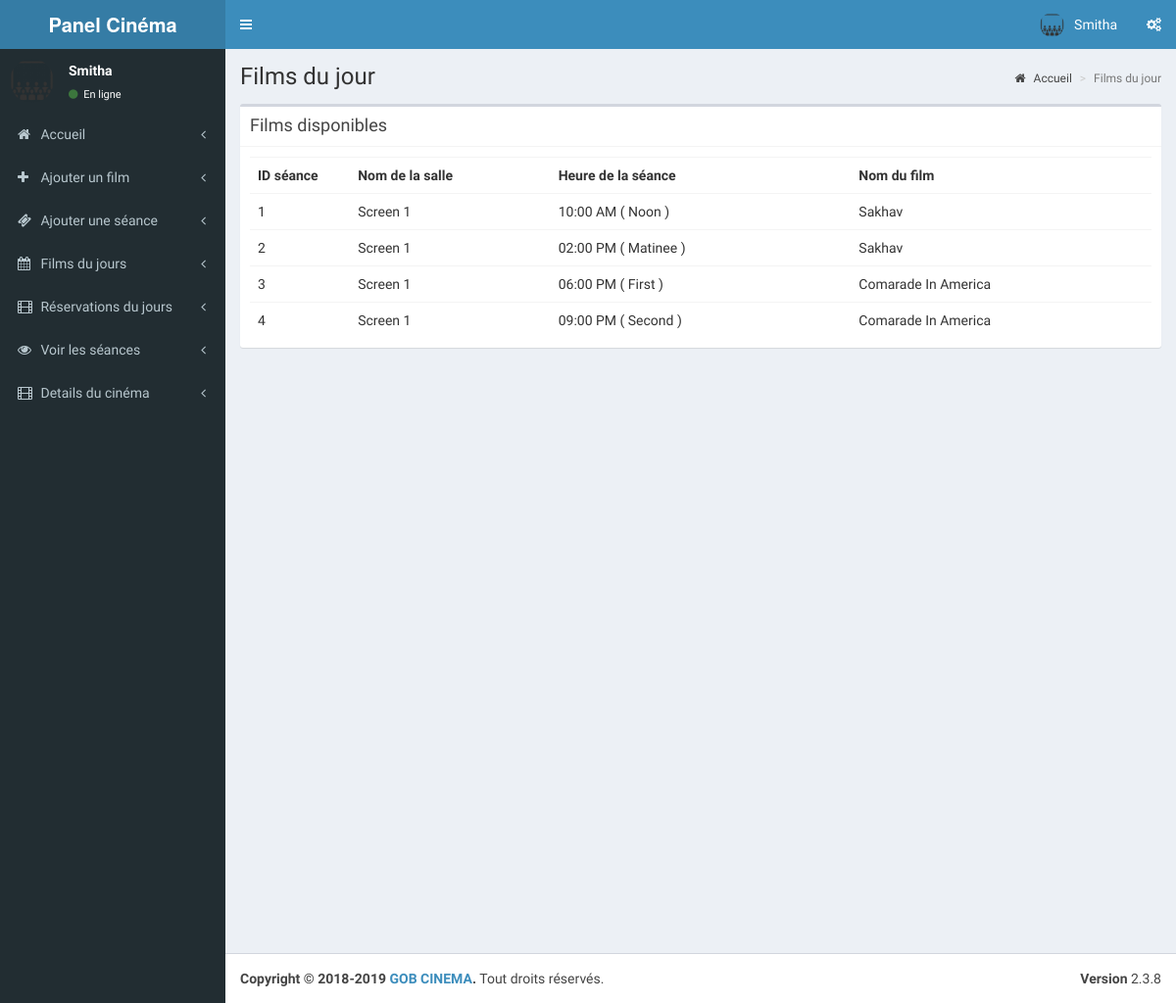
Page /cinema/pages/todays_shows.php (signed in) on the earlier database version.
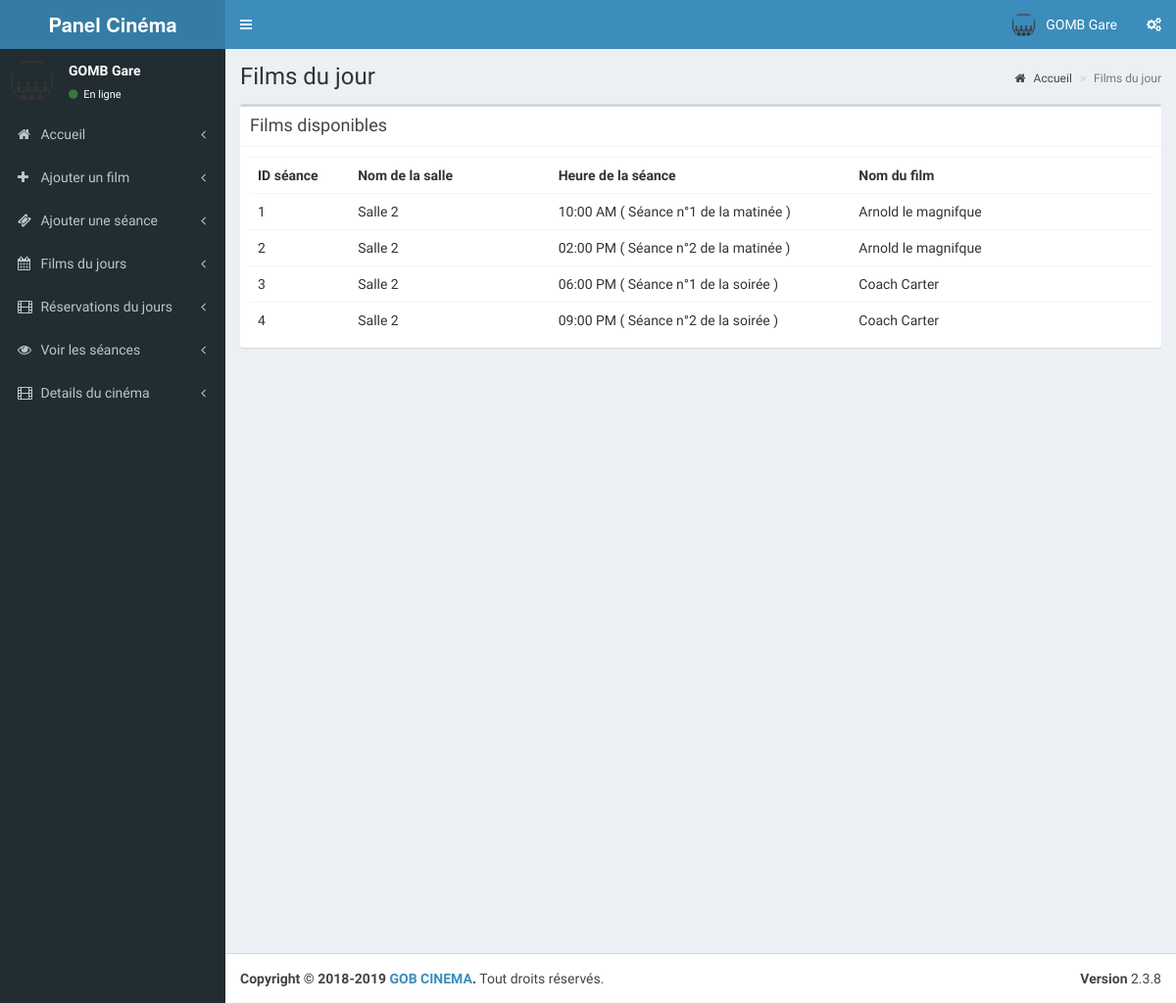
Same page on the later database version.
### tables this page shows
CREATE TABLE IF NOT EXISTS `tbl_theatre` (
  `id` int(11) NOT NULL AUTO_INCREMENT,
  `name` varchar(100) NOT NULL,
  `address` varchar(100) NOT NULL,
  `place` varchar(100) NOT NULL,
  `state` varchar(50) NOT NULL,
  `pin` int(11) NOT NULL,
  PRIMARY KEY (`id`)
);

CREATE TABLE IF NOT EXISTS `tbl_shows` (
  `s_id` int(11) NOT NULL AUTO_INCREMENT,
  `st_id` int(11) NOT NULL COMMENT 'show time id',
  `theatre_id` int(11) NOT NULL,
  `movie_id` int(11) NOT NULL,
  `start_date` date NOT NULL,
  `status` int(11) NOT NULL COMMENT '1 means show available',
  `r_status` int(11) NOT NULL,
  PRIMARY KEY (`s_id`)
);

CREATE TABLE IF NOT EXISTS `tbl_screens` (
  `screen_id` int(11) NOT NULL AUTO_INCREMENT,
  `t_id` int(11) NOT NULL COMMENT 'theatre id',
  `screen_name` varchar(110) NOT NULL,
  `seats` int(11) NOT NULL COMMENT 'number of seats',
  `charge` int(11) NOT NULL,
  PRIMARY KEY (`screen_id`)
);

CREATE TABLE IF NOT EXISTS `tbl_show_time` (
  `st_id` int(11) NOT NULL AUTO_INCREMENT,
  `screen_id` int(11) NOT NULL,
  `name` varchar(40) NOT NULL COMMENT 'noon,second,etc',
  `start_time` time NOT NULL,
  PRIMARY KEY (`st_id`)
);

CREATE TABLE IF NOT EXISTS `tbl_movie` (
  `movie_id` int(11) NOT NULL AUTO_INCREMENT,
  `t_id` int(11) NOT NULL COMMENT 'theatre id',
  `movie_name` varchar(100) NOT NULL,
  `cast` varchar(500) NOT NULL,
  `desc` varchar(1000) NOT NULL,
  `release_date` date NOT NULL,
  `image` varchar(200) NOT NULL,
  `video_url` varchar(200) NOT NULL,
  `status` int(1) NOT NULL COMMENT '0 means active ',
  PRIMARY KEY (`movie_id`)
);

### cinema/pages/todays_shows.php (the view, shortened to what the changed rows need)
<?php
include('header.php');
?>
  <div class="content-wrapper">
    <section class="content-header">
      <h1>
        Films du jour
      </h1>
    </section>
    <section class="content">
      <div class="box">
        <div class="box-body">
          <?php
          $sw=mysqli_query($con,"select * from tbl_shows where st_id in(select st_id from tbl_show_time where screen_id in(select screen_id from  tbl_screens where t_id='".$_SESSION['theatre']."')) and status='1' and r_status='1'");
          if(mysqli_num_rows($sw))
          {?>
            <table class="table">
              <th class="col-md-1">
                ID séance
              </th>
              <th class="col-md-2">
                Nom de la salle
              </th>
              <th class="col-md-3">
                Heure de la séance
              </th>
              <th class="col-md-3">
                Nom du film
              </th>
              <?php
              $sl=1;
              while($shows=mysqli_fetch_array($sw))
              {
                ?>
                <tr>
                  <td>
                    <?php echo $sl; $sl++;?>
                  </td>
                  <?php
                  $st=mysqli_query($con,"select * from tbl_show_time where st_id='".$shows['st_id']."'");
                  $show_time=mysqli_fetch_array($st);
                  $sr=mysqli_query($con,"select * from tbl_screens where screen_id='".$show_time['screen_id']."'");
                  $screen=mysqli_fetch_array($sr);
                  $mv=mysqli_query($con,"select * from tbl_movie where movie_id='".$shows['movie_id']."'");
                  $movie=mysqli_fetch_array($mv);
                  ?>
                  <td>
                    <?php echo $screen['screen_name'];?>
                  </td>
                  <td>
                    <?php echo date('h:i A',strtotime($show_time['start_time']))." ( ".utf8_encode($show_time['name'])." ) ";?>
                  </td>
                  <td>
                    <?php echo $movie['movie_name'];?>
                  </td>
                </tr>
                <?php
              }
              ?>
            </table>
            <?php
          }
          else
          {
            ?>
            <h3>Pas de films ajoutés.</h3>
            <?php
          }
          ?>
        </div>
      </div>
    </section>
  </div>
  <?php
include('footer.php');
?>

### cinema/pages/header.php (shortened to what the changed rows need)
<?php
include('../../config.php');
$th=mysqli_query($con,"select * from tbl_theatre where id='".$_SESSION['theatre']."'");
$theatre=mysqli_fetch_array($th);
?>
<!DOCTYPE html>
<html>
<head>
  <link rel="stylesheet" href="../validation/dist/css/bootstrapValidator.css"/>
  <link rel="stylesheet" href="../bootstrap/css/bootstrap.min.css">
  <link rel="stylesheet" href="https://cdnjs.cloudflare.com/ajax/libs/font-awesome/4.5.0/css/font-awesome.min.css">
  <link rel="stylesheet" href="https://cdnjs.cloudflare.com/ajax/libs/ionicons/2.0.1/css/ionicons.min.css">
  <link rel="stylesheet" href="../dist/css/AdminLTE.min.css">
  <link rel="stylesheet" href="../dist/css/skins/_all-skins.min.css">
</head>
<body class="hold-transition skin-blue sidebar-mini">
<div class="wrapper">
  <header class="main-header">
    <nav class="navbar navbar-static-top">
      <div class="navbar-custom-menu">
        <ul class="nav navbar-nav">
          <li class="dropdown user user-menu">
            <a href="#" class="dropdown-toggle" data-toggle="dropdown">
              <img src="cinema-512.png" class="user-image" alt="User Image">
              <span class="hidden-xs"><?php echo $theatre['name'];?></span>
            </a>
          </li>
        </ul>
      </div>
    </nav>
  </header>
  <aside class="main-sidebar">
    <section class="sidebar">
      <div class="user-panel">
        <div class="pull-left info">
          <p><?php echo $theatre['name'];?></p>
          <a href="#"><i class="fa fa-circle text-success"></i> En ligne</a>
        </div>
      </div>
    </section>
  </aside>

Differences in the rows shown:
changed tbl_theatre: name "Smitha" → "GOMB Gare"
changed through a linked row, tbl_shows "10:00 AM": tbl_screens.screen_name "Screen 1" → "Salle 2"; st.name "Noon" → "Séance n°1 de la matinée"; movie.movie_name "Sakhav" → "Arnold le magnifque"
changed through a linked row, tbl_shows "02:00 PM": tbl_screens.screen_name "Screen 1" → "Salle 2"; st.name "Matinee" → "Séance n°2 de la matinée"; movie.movie_name "Sakhav" → "Arnold le magnifque"
changed through a linked row, tbl_shows "06:00 PM": tbl_screens.screen_name "Screen 1" → "Salle 2"; st.name "First" → "Séance n°1 de la soirée"; movie.movie_name "Comarade In America" → "Coach Carter"
changed through a linked row, tbl_shows "09:00 PM": tbl_screens.screen_name "Screen 1" → "Salle 2"; st.name "Second" → "Séance n°2 de la soirée"; movie.movie_name "Comarade In America" → "Coach Carter"
